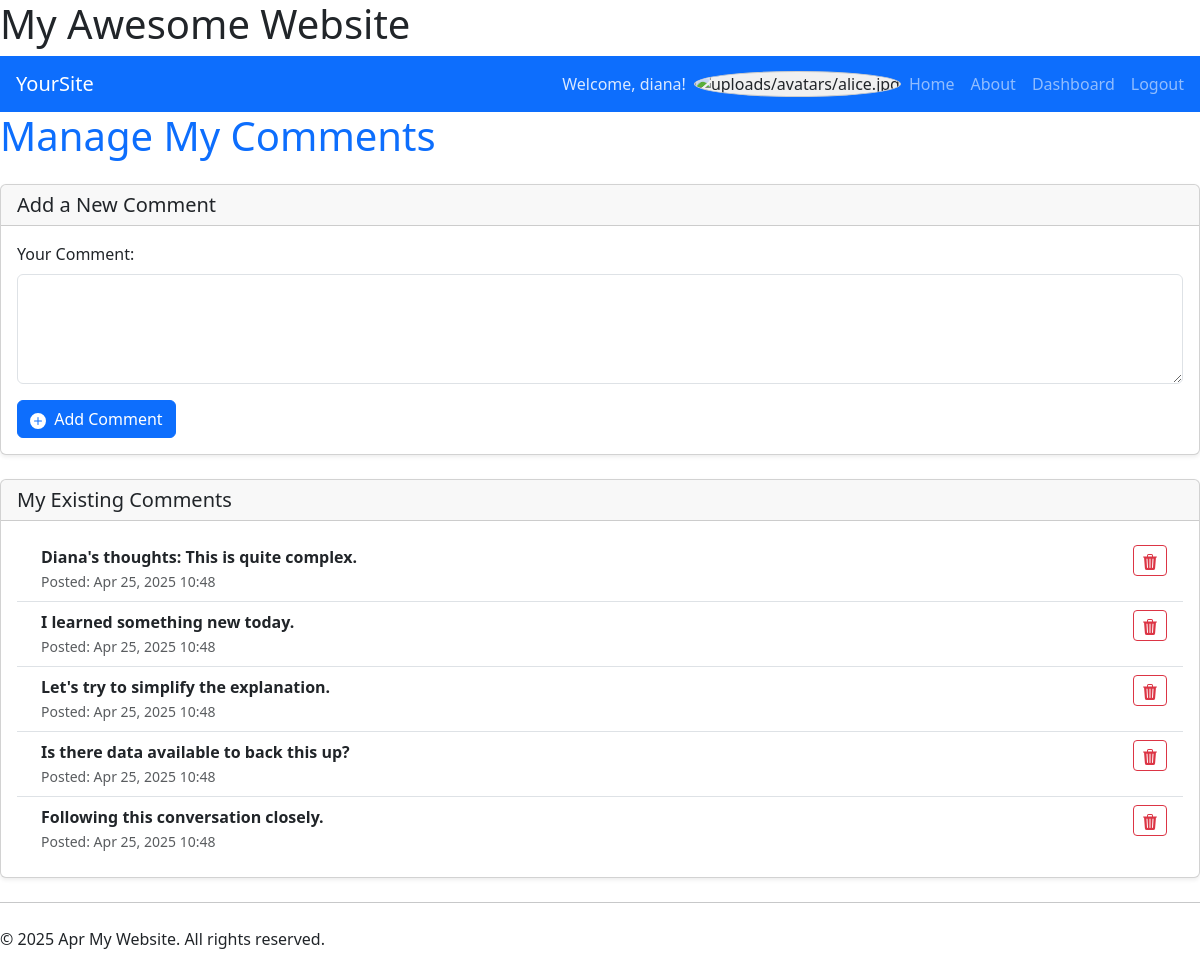
/index.php?page=dashboard (signed in), run on an earlier commit of the app's database.
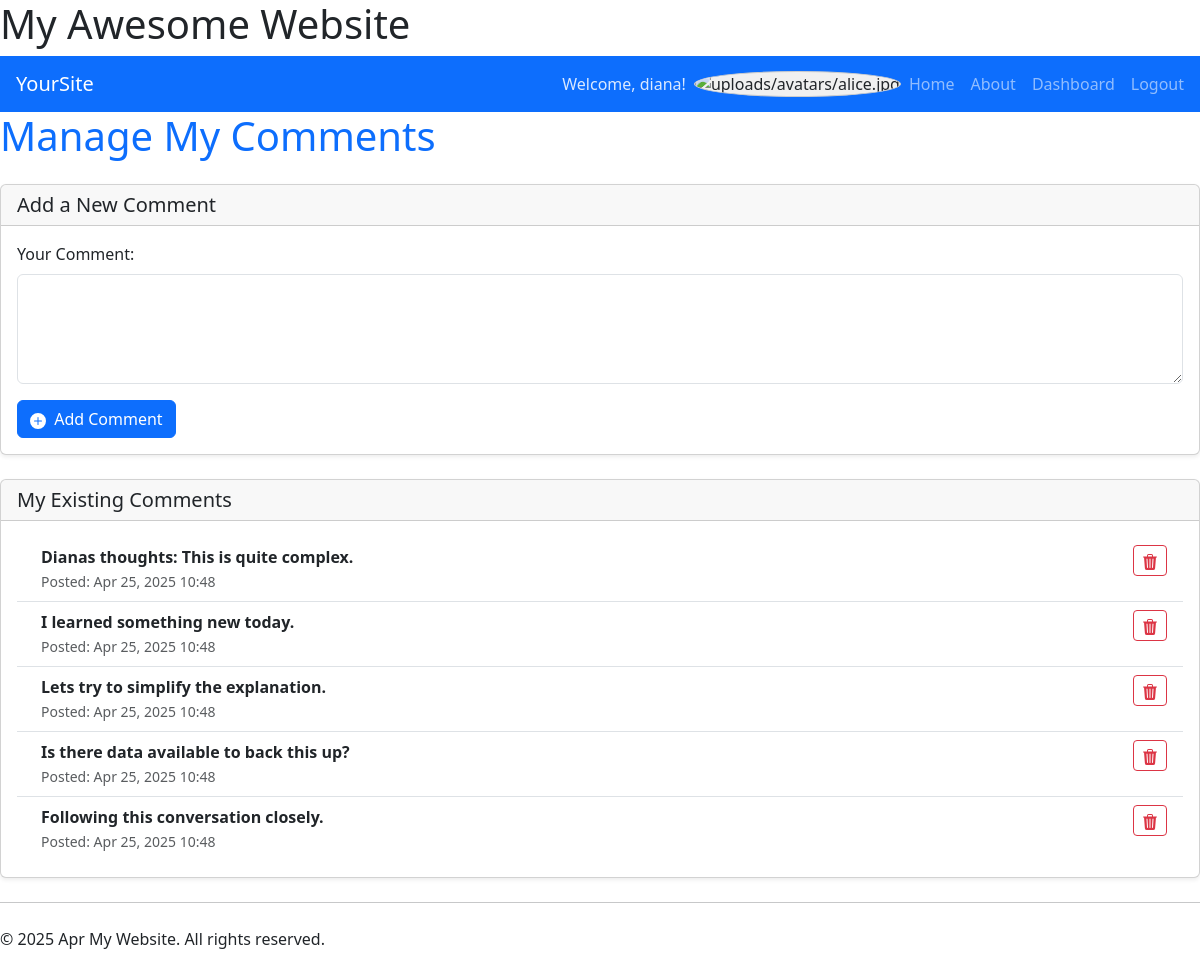
And on a later commit of the database.
### tables this page shows
CREATE TABLE `comments` (
  `id` int UNSIGNED NOT NULL,
  `user_id` int UNSIGNED NOT NULL,
  `content` text NOT NULL,
  `created_at` timestamp NOT NULL DEFAULT CURRENT_TIMESTAMP,
  `updated_at` timestamp NOT NULL DEFAULT CURRENT_TIMESTAMP ON UPDATE CURRENT_TIMESTAMP
);

### src/pages/dashboard.php (the view, shortened to what this page needs)
<?php
$fetchDbError = null;
$userComments = [];
$currentUserId = $_SESSION['user_id'];
try {
    $sql = "SELECT id, content, created_at FROM comments WHERE user_id = :user_id ORDER BY created_at DESC";
    $stmt = $pdo->prepare($sql);
    $stmt->execute([':user_id' => $currentUserId]);
    $userComments = $stmt->fetchAll(PDO::FETCH_ASSOC);
} catch (PDOException $e) {
    $fetchDbError = "Could not retrieve your comments. Please try again later.";
    error_log("DB error fetching comments for user {$currentUserId}: " . $e->getMessage());
}
?>
<h1 class="text-primary mb-4">Manage My Comments</h1>
<div class="card shadow-sm mb-4">
    <div class="card-header">
        <h2 class="h5 mb-0">Add a New Comment</h2>
    </div>
    <div class="card-body">
        <form action="index.php?page=dashboard" method="POST">
            <div class="mb-3">
                <label for="comment_content" class="form-label">Your Comment:</label>
                <textarea class="form-control" id="comment_content" name="comment_content" rows="4" required></textarea>
            </div>
            <button type="submit" class="btn btn-primary">
                <svg xmlns="http://www.w3.org/2000/svg" width="16" height="16" fill="currentColor"
                    class="bi bi-plus-circle-fill me-1" viewBox="0 0 16 16">
                    <path
                        d="M16 8A8 8 0 1 1 0 8a8 8 0 0 1 16 0M8.5 4.5a.5.5 0 0 0-1 0v3h-3a.5.5 0 0 0 0 1h3v3a.5.5 0 0 0 1 0v-3h3a.5.5 0 0 0 0-1h-3z" />
                </svg>
                Add Comment
            </button>
        </form>
    </div>
</div>
<div class="card shadow-sm">
    <div class="card-header">
        <h2 class="h5 mb-0">My Existing Comments</h2>
    </div>
    <div class="card-body">
        <?php if ($fetchDbError): ?>
            <div class="alert alert-warning" role="alert">
                <?= htmlspecialchars($fetchDbError); ?>
            </div>
        <?php elseif (!empty($userComments)): ?>
            <ul class="list-group list-group-flush">
                <?php foreach ($userComments as $comment): ?>
                    <li class="list-group-item d-flex justify-content-between align-items-start"
                        id="comment-<?php echo htmlspecialchars($comment['id']); ?>">
                        <div class="ms-2 me-auto">
                            <div class="fw-bold">
                                <?php echo nl2br(htmlspecialchars($comment['content'], ENT_QUOTES, 'UTF-8')); ?></div>
                            <small class="text-muted">
                                Posted: <?php echo date('M d, Y H:i', strtotime($comment['created_at'])); ?>
                            </small>
                        </div>
                        <form action="index.php?page=dashboard" method="POST" class="ms-2">
                            <button type="submit" class="btn btn-sm btn-outline-danger" title="Delete comment"
                                onclick="return confirm('Are you sure you want to delete this comment?');">
                            </button>
                        </form>
                    </li>
                <?php endforeach; ?>
            </ul>
        <?php else: ?>
            <p class="text-muted">You haven't written any comments yet.</p>
        <?php endif; ?>
    </div>
</div>

### src/templates/header.php (shortened to what this page needs)
<!DOCTYPE html>
<html lang="en">
<head>
    <link rel="stylesheet" href="css/style.css">
</head>
<body>
    <header>
        <h1>My Awesome Website</h1>
        <?php require_once __DIR__ . '/nav.php';  ?>
    </header>
    <main>

### src/templates/nav.php (shortened to what this page needs)
<nav class="navbar navbar-dark bg-primary px-3">
    <a class="navbar-brand" href="index.php?page=home">YourSite</a>
    <ul class="navbar-nav flex-row ms-auto align-items-center">
        <?php if (isset($_SESSION['user_id'])): ?>
            <?php
            $name_id = $_SESSION['user_id'] ?? '';
            $sql = "SELECT profile_image_path FROM users WHERE id=$name_id";
            $stmt = $pdo->prepare($sql);
            $stmt->execute();
            $info = $stmt->fetch(PDO::FETCH_ASSOC);
            $altText = "uploads/avatars/alice.jpg";
            ?>
            <li class="nav-item">
                <span class="navbar-text-custom">Welcome, <?php echo $_SESSION['username']; ?>!</span>
            </li>
            <li>
                <img class="avatar" src="<?= htmlspecialchars($info["profile_image_path"]) ?>"
                    alt="<?= htmlspecialchars($altText) ?>" />
            </li>
            <li class="nav-item">
                <a class="nav-link" href="index.php?page=home">Home</a>
            </li>
            <li class="nav-item">
                <a class="nav-link" href="index.php?page=about">About</a>
            </li>
            <li class="nav-item">
                <a class="nav-link" href="index.php?page=dashboard">Dashboard</a>
            </li>
            <li class="nav-item">
                <a class="nav-link" href="index.php?page=logout">Logout</a>
            </li>
        <?php endif; ?>
    </ul>
</nav>

### src/index.php (shortened to what this page needs)
<?php
$page = $_GET['page'] ?? 'home';
$contentFile = '';
switch ($page) {
    case 'dashboard':
        $contentFile = 'pages/dashboard.php';
        break;
}
require_once 'templates/header.php';
if (!empty($contentFile) && file_exists($contentFile)) {
    include $contentFile;
} elseif ($page !== '404') {
    echo "<p>Error: The requested content could not be found.</p>";
}
require_once 'templates/footer.php';
?>
<!DOCTYPE html>
<html>
<head>
    <link href="utils/css/style.css" rel="stylesheet" />
    <link href="https://cdn.jsdelivr.net/npm/bootstrap@5.3.2/dist/css/bootstrap.min.css" rel="stylesheet"
>
</head>
<body>

### src/templates/footer.php
</main>
<footer>
<hr class="my-4">
    <p>© <?php echo date('Y M'); ?> My Website. All rights reserved.</p>
</footer>
</body>
</html>

### src/utils/css/style.css (style rules this page uses)
.avatar { width: 40px; height: 40px; border-radius: 50%; object-fit: cover; vertical-align: middle; border: 1px solid #ccc; background-color: #f0f0f0; }
.navbar .nav-item { display: flex; align-items: center; }
.navbar-nav > .nav-item { margin-left: 0.5rem; margin-right: 0.5rem; }
.navbar-nav > .nav-item:first-child { margin-left: 0; }
.navbar-nav > .nav-item:last-child { margin-right: 0; }
.navbar-text-custom { color: rgba(255, 255, 255, 0.85); padding-top: 0.5rem; padding-bottom: 0.5rem; }
* { box-sizing: border-box; }
*:before { box-sizing: border-box; }
*:after { box-sizing: border-box; }
img, video { max-width: 100%; height: auto; }

What changed in the data, as far as the page shows it:
changed comments: content "Diana's thoughts: This is quite complex." → "Dianas thoughts: This is quite complex."
changed comments: content "Let's try to simplify the explanation." → "Lets try to simplify the explanation."
